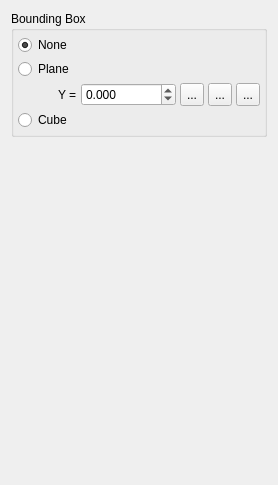
              <widget class="QWidget" name="ExtrasTab">
               <attribute name="title">
                <string>Extras</string>
               </attribute>
               <layout class="QVBoxLayout" name="verticalLayout_28">
                <item>
                 <widget class="QGroupBox" name="ViewExtrasBoundingBoxGroup">
                  <property name="title">
                   <string>Bounding Box</string>
                  </property>
                  <layout class="QVBoxLayout" name="verticalLayout_27">
                   <property name="spacing">
                    <number>4</number>
                   </property>
                   <property name="margin">
                    <number>4</number>
                   </property>
                   <item>
                    <widget class="QRadioButton" name="ViewBoundingBoxNoneRadio">
                     <property name="text">
                      <string>None</string>
                     </property>
                     <property name="checked">
                      <bool>true</bool>
                     </property>
                    </widget>
                   </item>
                   <item>
                    <widget class="QRadioButton" name="ViewBoundingBoxPlaneRadio">
                     <property name="text">
                      <string>Plane</string>
                     </property>
                    </widget>
                   </item>
                   <item>
                    <layout class="QHBoxLayout" name="horizontalLayout_37">
                     <property name="spacing">
                      <number>4</number>
                     </property>
                     <item>
                      <spacer name="horizontalSpacer_3">
                       <property name="orientation">
                        <enum>Qt::Horizontal</enum>
                       </property>
                       <property name="sizeHint" stdset="0">
                        <size>
                         <width>40</width>
                         <height>20</height>
                        </size>
                       </property>
                      </spacer>
                     </item>
                     <item>
                      <widget class="QLabel" name="label_42">
                       <property name="sizePolicy">
                        <sizepolicy hsizetype="Minimum" vsizetype="Preferred">
                         <horstretch>0</horstretch>
                         <verstretch>0</verstretch>
                        </sizepolicy>
                       </property>
                       <property name="text">
                        <string>Y =</string>
                       </property>
                      </widget>
                     </item>
                     <item>
                      <widget class="QDoubleSpinBox" name="ViewBoundingBoxPlaneYSpin">
                       <property name="sizePolicy">
                        <sizepolicy hsizetype="Expanding" vsizetype="Fixed">
                         <horstretch>0</horstretch>
                         <verstretch>0</verstretch>
                        </sizepolicy>
                       </property>
                       <property name="decimals">
                        <number>3</number>
                       </property>
                       <property name="minimum">
                        <double>-1000000.000000000000000</double>
                       </property>
                       <property name="maximum">
                        <double>1000000.000000000000000</double>
                       </property>
                      </widget>
                     </item>
                     <item>
                      <widget class="QToolButton" name="ViewBoundingBoxPlaneYSetMinimumButton">
                       <property name="maximumSize">
                        <size>
                         <width>24</width>
                         <height>24</height>
                        </size>
                       </property>
                       <property name="toolTip">
                        <string>Set to minimum source data value</string>
                       </property>
                       <property name="text">
                        <string>...</string>
                       </property>
                       <property name="icon">
                        <iconset resource="icons.qrc">
                         <normaloff>:/fqplot/icons/toleftlimit.svg</normaloff>:/fqplot/icons/toleftlimit.svg</iconset>
                       </property>
                      </widget>
                     </item>
                     <item>
                      <widget class="QToolButton" name="ViewBoundingBoxPlaneYSetZeroButton">
                       <property name="maximumSize">
                        <size>
                         <width>24</width>
                         <height>24</height>
                        </size>
                       </property>
                       <property name="toolTip">
                        <string>Set to zero</string>
                       </property>
                       <property name="text">
                        <string>...</string>
                       </property>
                       <property name="icon">
                        <iconset resource="icons.qrc">
                         <normaloff>:/fqplot/icons/tozero.svg</normaloff>:/fqplot/icons/tozero.svg</iconset>
                       </property>
                      </widget>
                     </item>
                     <item>
                      <widget class="QToolButton" name="ViewBoundingBoxPlaneYSetMaximumButton">
                       <property name="maximumSize">
                        <size>
                         <width>24</width>
                         <height>24</height>
                        </size>
                       </property>
                       <property name="toolTip">
                        <string>Set to maximum source data value</string>
                       </property>
                       <property name="text">
                        <string>...</string>
                       </property>
                       <property name="icon">
                        <iconset resource="icons.qrc">
                         <normaloff>:/fqplot/icons/torightlimit.svg</normaloff>:/fqplot/icons/torightlimit.svg</iconset>
                       </property>
                      </widget>
                     </item>
                    </layout>
                   </item>
                   <item>
                    <widget class="QRadioButton" name="ViewBoundingBoxCubeRadio">
                     <property name="text">
                      <string>Cube</string>
                     </property>
                    </widget>
                   </item>
                  </layout>
                 </widget>
                </item>
                <item>
                 <spacer name="verticalSpacer_3">
                  <property name="orientation">
                   <enum>Qt::Vertical</enum>
                  </property>
                  <property name="sizeHint" stdset="0">
                   <size>
                    <width>20</width>
                    <height>337</height>
                   </size>
                  </property>
                 </spacer>
                </item>
               </layout>
              </widget>
